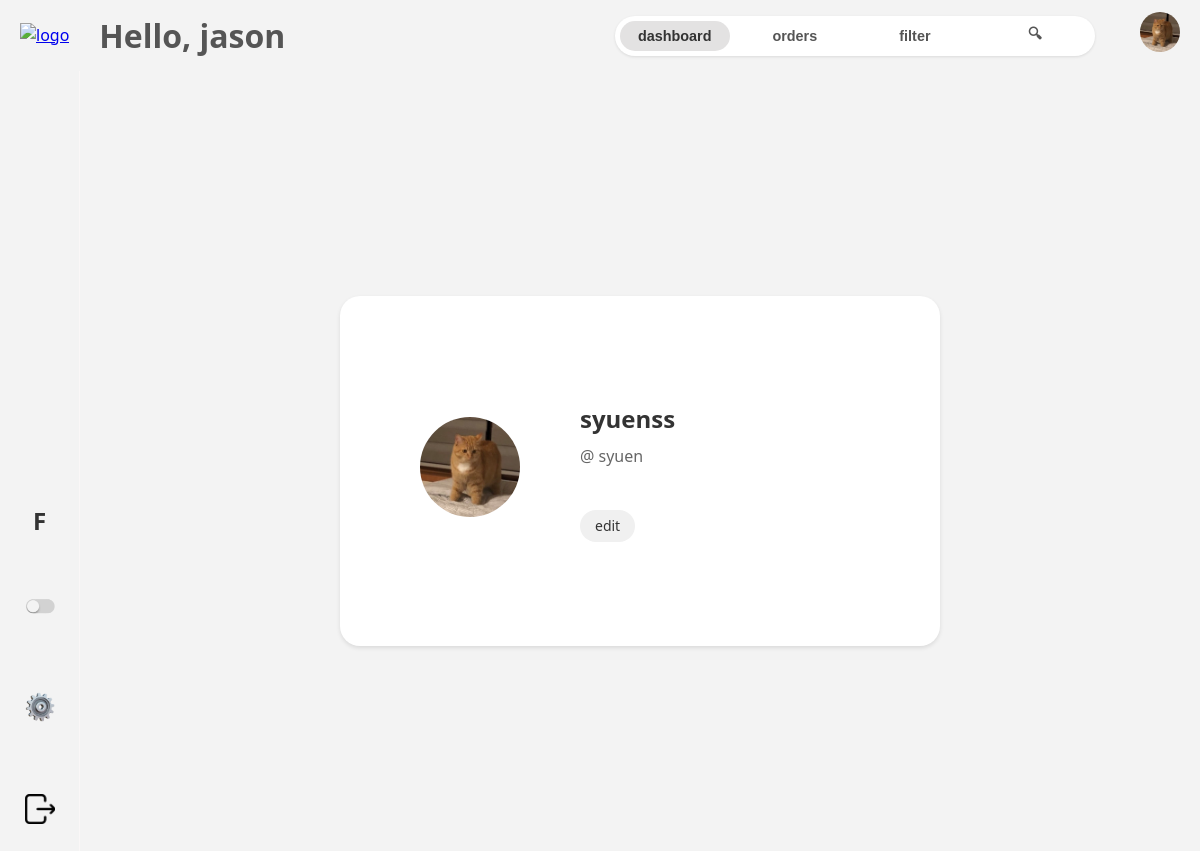
The page /profile/1/ (signed in) on the database its author committed.
### home/models.py (models this page shows, shortened)
class Profile(models.Model):
    picture = models.ImageField(null=True, blank=True, upload_to='profiles/', default='user.png')
    user = models.OneToOneField(User, null=True, on_delete=models.CASCADE) #user has 1 profile, each profile associates w/ 1 user
    name = models.CharField(max_length=100, null=True)
    created = models.DateTimeField(auto_now_add=True, null=True)
    updated = models.DateTimeField(auto_now=True, null=True)

### home/views.py (the view)
# urls.py: path('profile/<str:pk>/', views.userProfile, name="profile"),
def userProfile(request, pk):
    user = User.objects.get(id=pk)
    profile = user.profile
    products = user.product_set.all()
    materials = user.material_set.all()
    context = {'user':user, 'profile':profile, 'products':products, 'materials':materials}
    return render(request, 'home/profile.html', context)

### home/templates/home/profile.html
{% extends 'main.html' %}
{% load static %}
{% block content %}
<div class="profile-container">
    <div class="profile-pic">
        <img src="{{profile.picture.url}}" alt="profile picture">
    </div>
    <div class="profile-details">
        <h1>{{profile.name}}</h1>
        <span>@ {{user.username}}</span>
        <br>
        <a href="{% url 'update-profile' %}">edit</a>
    </div>
</div>
{% endblock content %}

### templates/navbar.html
{% load static %}
<div class="navbar">
    <div id="logo">
        {% if request.user.is_staff or request.user.is_superuser %}
            <a href="{% url 'admin-home' 'adminn' %}"><img src="{% static 'images/logo.png' %}" alt="logo"></a>
        {% else %}
            <a href="{% url 'home' %}">logo</a>
        {% endif %}
    </div>
    {% if request.user.is_authenticated %}
        <h1 id="welcome-msg">Hello, {{request.user.username}}</h1>
    {% else %}
        <a href="{% url 'login' %}">login</a>
    {% endif %}
    <div class="taskbar">
        <button id="dash-btn"><h3>dashboard</h3></button>
        <button id="orders-btn"><h3>orders</h3></button>
        <button id="filter-btn"><h3>filter</h3></button>
        <button id="search-btn"><h3>🔍︎</h3></button>
    </div>
    <div id="profile">
        <a href="{% url 'profile' user.id %}"><img src="{{profile.picture.url}}" alt="user profile"></a>
    </div>
</div>

### static/style/style.css (style rules this page uses)
:root { --primary-color: #f3f3f3; --secondary-color: #e3e2e2; --accent-color: #a94a4a; --lightfont-color: #555; --darkfont-color: #333; --border-color: #faf7f7; --shadow: 0 2px 4px rgba(0, 0, 0, 0.1); --border-radius: 10px; --transition: all 0.3s ease; }
* { box-sizing: border-box; margin: 0; padding: 0; }
body { font-family: "Segoe UI", Tahoma, Geneva, Verdana, sans-serif; color: var(--darkfont-color); background-color: #fafafa; line-height: 1.6; }
button { cursor: pointer; transition: var(--transition); }
.navbar { display: flex; align-items: center; justify-content: space-between; padding: 10px 20px; gap: 15px; flex-wrap: wrap; height: fit-content; background-color: var(--primary-color); position: sticky; top: 0; z-index: 100; }
#logo img, #profile img { width: 40px; height: 40px; object-fit: cover; transition: var(--transition); }
#profile img { border-radius: 50%; cursor: pointer; }
#welcome-msg { flex: 2; padding-left: 15px; font-size: 2rem; color: var(--lightfont-color); white-space: nowrap; overflow: hidden; text-overflow: ellipsis; }
.taskbar { display: flex; flex: 2; align-items: center; gap: 10px; min-width: 250px; margin: 0px 30px; border-radius: 30px; background-color: white; height: 40px; padding: 5px; box-shadow: 0 1px 3px rgba(0, 0, 0, 0.1); }
.taskbar button { display: flex; flex: 1; justify-content: center; align-items: center; border: none; border-radius: 20px; background-color: transparent; height: 100%; color: var(--lightfont-color); font-weight: 500; }
.taskbar button.active { background-color: var(--secondary-color); color: var(--darkfont-color); }
.taskbar h3 { font-size: 0.9rem; font-weight: 600; }
.profile-container, .update-profile-container { display: flex; align-self: center; justify-self: center; align-items: center; width: 600px; height: 350px; padding: 80px; background-color: #ffffff; border-radius: 20px; box-shadow: var(--shadow); transition: var(--transition); }
.profile-pic { flex: 0 0 100px; margin-right: 20px; }
.profile-pic img { width: 100px; height: 100px; border-radius: 50%; object-fit: cover; }
.profile-details { flex: 1; padding-left: 40px; }
.profile-details h1 { margin: 0 0 5px 0; font-size: 24px; color: #333; }
.profile-details span { display: block; margin-bottom: 10px; color: #666; font-size: 16px; }
.profile-details a { display: inline-block; margin-top: 5px; padding: 5px 15px; background-color: #f0f0f0; color: #333; text-decoration: none; border-radius: 20px; font-size: 14px; transition: background-color 0.2s ease; }

### rows shown on the page
Profile: picture (picture), name "syuenss"

### other values the page prints
{{ request.user.username }} "jason"
{{ user.username }} "syuen"
